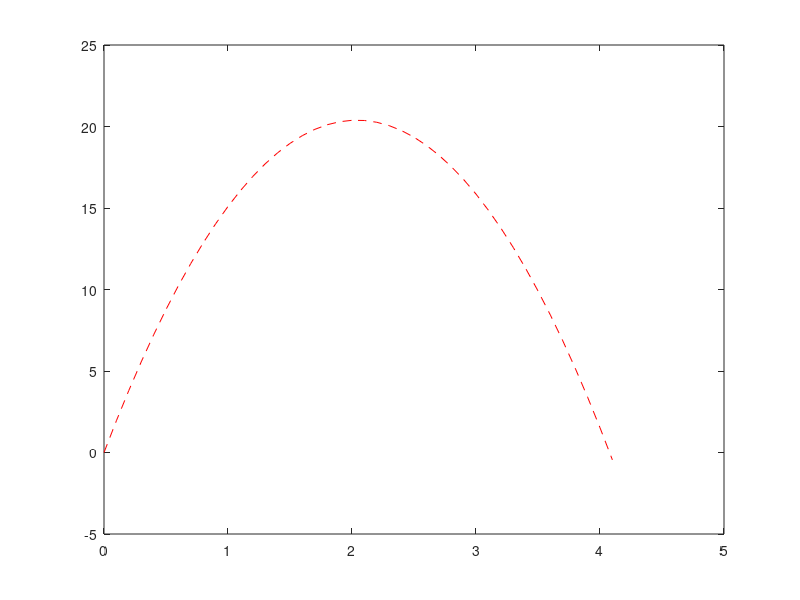

Write MATLAB code to recreate this figure.
v0=20;
g=9.81;
y=0;
t=0;
time=0;
location=0;
while y>=0
    disp(['at time ',num2str(t),'location of the ball at the distance',num2str(y)]);
    t=t+0.1;
    y=(v0*t)-0.5*g*t^2;
    time=[time;t]; 
    location=[location;y]; 
    
end
plot(time,location,'--r');

